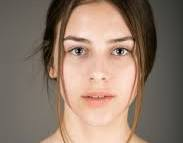
#> input picture reference_faces/aina.jpg, 183 x 143 px; its folder holds only this picture in this run
$ python face_recognition_api.py ../reference_faces/aina.jpg ../reference_faces   (older library calls are emulated)
#> lines starting #> are read from the running program, lines starting #| are printed output that depends on the picture; after the words box and inside, x2 and y2 are one past the last pixel; in counts of white or black regions, pixels touching at a corner belong together
### python_scripts/face_recognition_accurate.py
import cv2
import numpy as np
import os
import time
from concurrent.futures import ThreadPoolExecutor
from face_utils import preprocess_face, generate_rotations, compute_lbp_hist_from_gray, compute_simple_hog
class LBPFaceRecognizerAccurate:
    def __init__(self, reference_folder):
        self.reference_folder = reference_folder
        self.reference_features = {}

    @staticmethod
    def calculate_lbp_vectorized(gray):
        """Calculate LBP features using NumPy vectorization."""
        height, width = gray.shape
        lbp = np.zeros((height-2, width-2), dtype=np.uint8)

        # Get all 3x3 windows at once
        windows = np.lib.stride_tricks.sliding_window_view(gray, (3, 3))
        centers = windows[:, :, 1, 1]

        # Calculate LBP using broadcasting
        powers = np.array([1, 2, 4, 8, 16, 32, 64, 128], dtype=np.uint8)
        neighbors = [
            windows[:, :, 0, 0], windows[:, :, 0, 1], windows[:, :, 0, 2],
            windows[:, :, 1, 2], windows[:, :, 2, 2], windows[:, :, 2, 1],
            windows[:, :, 2, 0], windows[:, :, 1, 0]
        ]

        for power, neighbor in zip(powers, neighbors):
            lbp += power * (neighbor >= centers)

        # Calculate normalized histogram
        hist = cv2.calcHist([lbp], [0], None, [256], [0, 256])
        hist = hist.astype(np.float32)
        hist = hist / hist.sum()

        return hist

    def load_reference_images(self):
        if not os.path.exists(self.reference_folder):
            raise ValueError(f"Reference folder '{self.reference_folder}' does not exist")

        image_files = [f for f in os.listdir(self.reference_folder)
                       if f.lower().endswith(('.png', '.jpg', '.jpeg', '.jfif'))]

        def process_image(image_file):
            image_path = os.path.join(self.reference_folder, image_file)
            img = cv2.imread(image_path)
            if img is None:
                return None
            pre = preprocess_face(img)
            if pre is None:
                return None
            gray = cv2.cvtColor(pre, cv2.COLOR_BGR2GRAY)
            lbp = self.calculate_lbp_vectorized(gray)
            hog = compute_simple_hog(gray)
            return (image_file, {'lbp': lbp, 'hog': hog})

        with ThreadPoolExecutor() as executor:
            results = list(executor.map(process_image, image_files))

        self.reference_features = {name: feats for name, feats in filter(None, results)}

def compare_features_accurate(input_feats, ref_feats, weights=(0.7, 0.3)):
    """Compare LBP+HOG features and return a distance-like value."""
    chi = cv2.compareHist(input_feats['lbp'], ref_feats['lbp'], cv2.HISTCMP_CHISQR)
    hog_dist = float(np.linalg.norm(input_feats['hog'] - ref_feats['hog']))
    s_lbp = 1.0 / (1.0 + chi)
    s_hog = 1.0 / (1.0 + hog_dist)
    combined_sim = weights[0] * s_lbp + weights[1] * s_hog
    if combined_sim <= 0:
        return float('inf')
    return (1.0 / combined_sim) - 1.0

def process_single_image(args):
    image_path, reference_features, threshold = args

    img = cv2.imread(image_path)
    if img is None:
        return image_path, None, None, "Failed to load image"

    pre = preprocess_face(img)
    if pre is None:
        return image_path, None, None, "Failed to preprocess image"

    rotations = generate_rotations(pre, angles=(0, 15, -15))
    ref_items = list(reference_features.items())

    best_match = None
    best_distance = float('inf')

    for rot in rotations:
        gray = cv2.cvtColor(rot, cv2.COLOR_BGR2GRAY)
        input_lbp = LBPFaceRecognizerAccurate.calculate_lbp_vectorized(gray)
        input_hog = compute_simple_hog(gray)
        input_feats = {'lbp': input_lbp, 'hog': input_hog}

        if len(ref_items) >= 4:
            chunk_size = max(1, len(ref_items) // (os.cpu_count() or 1))
            chunks = [ref_items[i:i + chunk_size] for i in range(0, len(ref_items), chunk_size)]
            with ThreadPoolExecutor() as executor:
                def compare_chunk(ref_chunk):
                    return [(name, compare_features_accurate(input_feats, features)) for name, features in ref_chunk]
                chunk_results = list(executor.map(compare_chunk, chunks))
            all_results = [item for sublist in chunk_results for item in sublist]
        else:
            all_results = [(name, compare_features_accurate(input_feats, features)) for name, features in ref_items]

        for name, dist in all_results:
            if dist < best_distance:
                best_distance = dist
                best_match = name

    if best_distance < threshold:
        return image_path, best_match, best_distance, None
    return image_path, None, best_distance, None

# [22 lines left out: function process_images_parallel, not called in this run]

# [21 lines that do not run on import are left out]

### python_scripts/face_utils.py
import cv2
import numpy as np
import math


def preprocess_face(image, target_size=(128, 128)):
    """Detect face, align eyes when possible, equalize lighting, and resize."""
    if image is None:
        return None

    img = image.copy()
    gray = cv2.cvtColor(img, cv2.COLOR_BGR2GRAY)

    face_cascade = cv2.CascadeClassifier(cv2.data.haarcascades + 'haarcascade_frontalface_default.xml')
    eye_cascade = cv2.CascadeClassifier(cv2.data.haarcascades + 'haarcascade_eye.xml')

    faces = face_cascade.detectMultiScale(gray, scaleFactor=1.1, minNeighbors=4)
    x = y = w = h = None
    if len(faces) > 0:
        faces = sorted(faces, key=lambda r: r[2] * r[3], reverse=True)
        x, y, w, h = faces[0]

        face_roi_gray = gray[y:y + h, x:x + w]
        eyes = eye_cascade.detectMultiScale(face_roi_gray)
        if len(eyes) >= 2:
            eyes = sorted(eyes, key=lambda e: e[2] * e[3], reverse=True)[:2]
            eye_centers = []
            for (ex, ey, ew, eh) in eyes:
                cx = x + ex + ew // 2
                cy = y + ey + eh // 2
                eye_centers.append((cx, cy))
            (x1, y1), (x2, y2) = eye_centers[0], eye_centers[1]
            if x2 != x1:
                angle = math.degrees(math.atan2(y2 - y1, x2 - x1))
                center = (img.shape[1] // 2, img.shape[0] // 2)
                M = cv2.getRotationMatrix2D(center, angle, 1.0)
                img = cv2.warpAffine(img, M, (img.shape[1], img.shape[0]), flags=cv2.INTER_LINEAR)
                gray = cv2.cvtColor(img, cv2.COLOR_BGR2GRAY)
                faces = face_cascade.detectMultiScale(gray, scaleFactor=1.1, minNeighbors=4)
                if len(faces) > 0:
                    faces = sorted(faces, key=lambda r: r[2] * r[3], reverse=True)
                    x, y, w, h = faces[0]

    if x is None:
        h_img, w_img = img.shape[:2]
        side = min(w_img, h_img)
        cx, cy = w_img // 2, h_img // 2
        x = max(0, cx - side // 2)
        y = max(0, cy - side // 2)
        w = h = side

    pad_x = int(0.1 * w)
    pad_y = int(0.15 * h)
    x1 = max(0, x - pad_x)
    y1 = max(0, y - pad_y)
    x2 = min(img.shape[1], x + w + pad_x)
    y2 = min(img.shape[0], y + h + pad_y)

    face = img[y1:y2, x1:x2]
    try:
        ycrcb = cv2.cvtColor(face, cv2.COLOR_BGR2YCrCb)
        y_channel, cr, cb = cv2.split(ycrcb)
        y_eq = cv2.equalizeHist(y_channel)
        ycrcb_eq = cv2.merge([y_eq, cr, cb])
        face = cv2.cvtColor(ycrcb_eq, cv2.COLOR_YCrCb2BGR)
    except Exception:
        gray_face = cv2.cvtColor(face, cv2.COLOR_BGR2GRAY)
        eq = cv2.equalizeHist(gray_face)
        face = cv2.cvtColor(eq, cv2.COLOR_GRAY2BGR)

    face = cv2.resize(face, target_size, interpolation=cv2.INTER_AREA)
    return face


def rotate_image(image, angle):
    if image is None:
        return None
    h, w = image.shape[:2]
    center = (w // 2, h // 2)
    M = cv2.getRotationMatrix2D(center, angle, 1.0)
    return cv2.warpAffine(image, M, (w, h), flags=cv2.INTER_LINEAR)


def generate_rotations(image, angles=(0, 15, -15)):
    return [rotate_image(image, a) for a in angles]


def compute_lbp_hist_from_gray(gray):
    if gray is None:
        return None
    height, width = gray.shape
    if height < 3 or width < 3:
        return np.zeros((1, 256), dtype=np.float32)

    lbp = np.zeros((height - 2, width - 2), dtype=np.uint8)
    for i in range(1, height - 1):
        for j in range(1, width - 1):
            center = gray[i, j]
            code = 0
            code |= (gray[i-1, j-1] >= center) << 7
            code |= (gray[i-1, j] >= center) << 6
            code |= (gray[i-1, j+1] >= center) << 5
            code |= (gray[i, j+1] >= center) << 4
            code |= (gray[i+1, j+1] >= center) << 3
            code |= (gray[i+1, j] >= center) << 2
            code |= (gray[i+1, j-1] >= center) << 1
            code |= (gray[i, j-1] >= center) << 0
            lbp[i-1, j-1] = code

    hist, _ = np.histogram(lbp.ravel(), bins=256, range=(0, 256))
    hist = hist.astype(np.float32)
    s = hist.sum()
    if s > 0:
        hist /= s
    return hist.reshape(1, -1)


def compute_simple_hog(gray, bins=9):
    if gray is None:
        return np.zeros((bins,), dtype=np.float32)

    gx = cv2.Sobel(gray, cv2.CV_32F, 1, 0, ksize=3)
    gy = cv2.Sobel(gray, cv2.CV_32F, 0, 1, ksize=3)
    mag, ang = cv2.cartToPolar(gx, gy, angleInDegrees=True)
    ang = np.mod(ang, 180.0)

    bin_width = 180.0 / bins
    hist = np.zeros((bins,), dtype=np.float32)
    for b in range(bins):
        low = b * bin_width
        high = (b + 1) * bin_width
        mask = (ang >= low) & (ang < high)
        hist[b] = np.sum(mag[mask])

    norm = np.linalg.norm(hist)
    if norm > 0:
        hist /= norm
    return hist

### python_scripts/face_recognition_serial.py
import cv2
import numpy as np
import os
import time
from face_utils import preprocess_face, generate_rotations, compute_lbp_hist_from_gray, compute_simple_hog


class LBPFaceRecognizerSerial:
    def __init__(self, reference_folder):
        self.reference_folder = reference_folder
        self.reference_features = {}

    def load_reference_images(self):
        if not os.path.exists(self.reference_folder):
            raise ValueError(f"Reference folder '{self.reference_folder}' does not exist")

        image_files = [f for f in os.listdir(self.reference_folder)
                       if f.lower().endswith(('.png', '.jpg', '.jpeg', '.jfif'))]

        for image_file in image_files:
            image_path = os.path.join(self.reference_folder, image_file)
            image = cv2.imread(image_path)
            if image is None:
                continue
            pre = preprocess_face(image)
            if pre is None:
                continue
            gray = cv2.cvtColor(pre, cv2.COLOR_BGR2GRAY)
            lbp_hist = compute_lbp_hist_from_gray(gray)
            hog = compute_simple_hog(gray)
            self.reference_features[image_file] = {'lbp': lbp_hist, 'hog': hog}

    def compare_features(self, hist1, hist2):
        return cv2.compareHist(hist1, hist2, cv2.HISTCMP_CHISQR)

    def recognize_face(self, input_image, threshold=0.1, weights=(0.7, 0.3)):
        if not self.reference_features:
            print("Warning: No reference images loaded")
            return None, float('inf')

        pre = preprocess_face(input_image)
        if pre is None:
            return None, float('inf')

        rotations = generate_rotations(pre, angles=(0, 15, -15))
        best_match = None
        best_similarity = 0.0

        for rot in rotations:
            gray = cv2.cvtColor(rot, cv2.COLOR_BGR2GRAY)
            input_lbp = compute_lbp_hist_from_gray(gray)
            input_hog = compute_simple_hog(gray)

            for image_name, ref in self.reference_features.items():
                chi = cv2.compareHist(input_lbp, ref['lbp'], cv2.HISTCMP_CHISQR)
                hog_dist = float(np.linalg.norm(input_hog - ref['hog']))
                s_lbp = 1.0 / (1.0 + chi)
                s_hog = 1.0 / (1.0 + hog_dist)
                combined_sim = weights[0] * s_lbp + weights[1] * s_hog

                if combined_sim > best_similarity:
                    best_similarity = combined_sim
                    best_match = image_name

        if best_similarity <= 0:
            return None, float('inf')

        combined_distance = (1.0 / best_similarity) - 1.0
        if combined_distance < threshold:
            return best_match, combined_distance
        return None, combined_distance


# [25 lines left out: function process_images_serial, not called in this run]


# [16 lines that do not run on import are left out]

### python_scripts/face_recognition_api.py
#!/usr/bin/env python3
import cv2
import sys
import json
import os
import time

current_dir = os.path.dirname(os.path.abspath(__file__))
sys.path.insert(0, current_dir)

from face_recognition_accurate import LBPFaceRecognizerAccurate, process_single_image
from face_recognition_serial import LBPFaceRecognizerSerial

# [6 lines left out: function get_reference_face_image, not called in this run]

def recognize_face(image_path, reference_folder):
    try:
        recognizer_parallel = LBPFaceRecognizerAccurate(reference_folder)
        recognizer_parallel.load_reference_images()

        recognizer_serial = LBPFaceRecognizerSerial(reference_folder)
        recognizer_serial.load_reference_images()

        if not recognizer_parallel.reference_features:
            return {"match": False, "error": "No reference faces loaded", "score": 0.0, "serial_time": 0, "parallel_time": 0, "speedup": 0}

        img = cv2.imread(image_path)
        start_serial = time.time()
        serial_match, serial_dist = recognizer_serial.recognize_face(img, threshold=0.1)
        serial_time = time.time() - start_serial

        start_parallel = time.time()
        result_data = process_single_image((image_path, recognizer_parallel.reference_features, 0.1))
        parallel_time = time.time() - start_parallel

        speedup = serial_time / parallel_time if parallel_time > 0 else 0

        _, best_match, best_distance, error = result_data
        if error:
            return {"match": False, "error": error, "score": 0.0}

        similarity = 1.0 / (1.0 + best_distance) if best_distance != float('inf') else 0.0

        response = {"serial_time": serial_time, "parallel_time": parallel_time, "speedup": speedup, "score": float(similarity), "distance": float(best_distance)}

        if best_match and similarity > 0.5:
            clean_name = best_match.replace('.jfif', '').replace('.jpg', '').replace('.jpeg', '').replace('.png', '').title()
            response.update({"match": True, "name": clean_name, "img": f"/reference_faces/{best_match}"})
        else:
            response.update({"match": False, "name": None, "img": None})

        return response
    except Exception as e:
        return {"match": False, "error": str(e), "score": 0.0}

if __name__ == "__main__":
    if len(sys.argv) < 2:
        print(json.dumps({"match": False, "error": "Usage: face_recognition_api.py <image_path> [reference_folder]"}))
        sys.exit(1)

    raw_path = sys.argv[1]
    reference_folder = sys.argv[2] if len(sys.argv) > 2 else os.path.join(os.path.dirname(current_dir), "reference_faces")

    temp_file_path = None
    if raw_path == "--stdin":
        import tempfile
        data = sys.stdin.buffer.read()
        if not data:
            print(json.dumps({"match": False, "error": "No image data received on stdin"}))
            sys.exit(1)
        tf = tempfile.NamedTemporaryFile(delete=False, suffix=".jpg", dir=current_dir)
        try:
            tf.write(data)
            tf.flush()
            temp_file_path = tf.name
        finally:
            tf.close()
        raw_path = temp_file_path

    def resolve_path(p):
        p = p or ""
        p = os.path.expanduser(p)
        if p.startswith("/") or "temp_recognize" in p or "reference_faces" in p:
            project_root = os.path.abspath(os.path.join(current_dir, ".."))
            candidate = os.path.join(project_root, p.lstrip("/\\"))
            if os.path.exists(candidate):
                return candidate
            candidate2 = os.path.join(current_dir, p.lstrip("/\\"))
            if os.path.exists(candidate2):
                return candidate2
            return candidate
        if os.path.isabs(p):
            return p
        candidate = os.path.join(current_dir, p)
        if os.path.exists(candidate):
            return candidate
        return os.path.abspath(p)

    image_path = resolve_path(raw_path)
    if not os.path.exists(image_path):
        print(json.dumps({"match": False, "error": f"Image file not found: {image_path}"}))
        sys.exit(1)

    result = recognize_face(image_path, reference_folder)
#> in process_image, img is the input picture: shape (143, 183, 3); mean B, G, R 106.9, 121.9, 142.9
#> in preprocess_face, `gray = cv2.cvtColor(img, cv2.COLOR_BGR2GRAY)`:
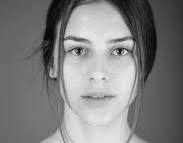
#> gray: shape (143, 183); min 2, max 238, mean 126.5
#> in preprocess_face, `faces = face_cascade.detectMultiScale(gray, scaleFactor=1.1, minNeighb..`: faces = [[43, 13, 109, 109]]
#> in preprocess_face, `x, y, w, h = faces[0]`: x = 43; y = 13; w = 109
#> in preprocess_face, `face_roi_gray = gray[y:y + h, x:x + w]`:
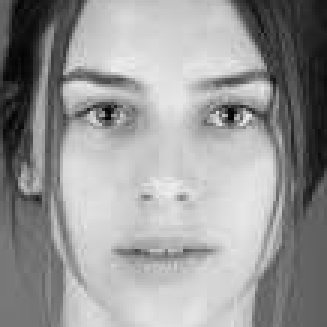
#> face_roi_gray: shape (109, 109) (shown 3 times larger); min 2, max 238, mean 152.2
#> in preprocess_face, `eyes = eye_cascade.detectMultiScale(face_roi_gray)`: eyes = [[21, 24, 28, 28], [62, 25, 27, 27]]
#> the loop in preprocess_face, `for (ex, ey, ew, eh) in eyes:` made 2 passes
#> (ex, ey, ew, eh, cx, cy) on passes 1 to 2: (21, 24, 28, 28, 78, 51), (62, 25, 27, 27, 118, 51)
#> after the loop in preprocess_face, `for (ex, ey, ew, eh) in eyes:`: eye_centers = [(78, 51), (118, 51)]
#> in preprocess_face, `(x1, y1), (x2, y2) = eye_centers[0], eye_centers[1]`: x1 = 78; y1 = 51; x2 = 118; y2 = 51
#> in preprocess_face, `angle = math.degrees(math.atan2(y2 - y1, x2 - x1))`: angle = 0
#> in preprocess_face, `M = cv2.getRotationMatrix2D(center, angle, 1.0)`: M = [[1, 0, 0], [0, 1, 0]]
#> in preprocess_face, `pad_x = int(0.1 * w)`: pad_x = 10
#> in preprocess_face, `pad_y = int(0.15 * h)`: pad_y = 16
#> in preprocess_face, `x1 = max(0, x - pad_x)`: x1 = 33
#> in preprocess_face, `y1 = max(0, y - pad_y)`: y1 = 0
#> in preprocess_face, `x2 = min(img.shape[1], x + w + pad_x)`: x2 = 162
#> in preprocess_face, `y2 = min(img.shape[0], y + h + pad_y)`: y2 = 138
#> in calculate_lbp_vectorized, `centers = windows[:, :, 1, 1]`:
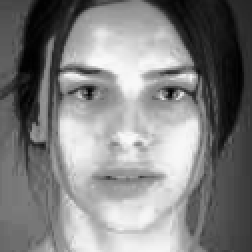
#> centers: shape (126, 126) (shown 2 times larger); min 0, max 250, mean 129.2
#> the loop in calculate_lbp_vectorized, `for power, neighbor in zip(powers, neighbors):` made 8 passes
#> power on passes 1 to 8: 1, 2, 4, 8, 16, 32, 64, 128
#> pass 1, in calculate_lbp_vectorized, `lbp += power * (neighbor >= centers)`:
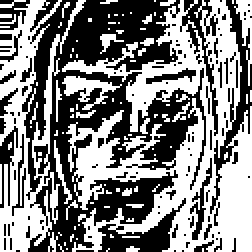
#> lbp: shape (126, 126) (shown 2 times larger); values 0 (black) and 1 (white), 51.2% white; 118 black regions (103 under 20 px), largest, box (x1, y1, x2, y2) and area: (11, 0, 103, 126) 5309, (105, 0, 126, 107) 502, (49, 99, 93, 126) 414
#> after the loop in calculate_lbp_vectorized, `for power, neighbor in zip(powers, neighbors):`:
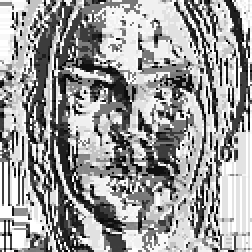
#> lbp: shape (126, 126) (shown 2 times larger); min 0, max 255, mean 155.3
#> in calculate_lbp_vectorized, `hist = cv2.calcHist([lbp], [0], None, [256], [0, 256])`: hist = 256 values, max 1399 at index 255, min 0 at index 5, mean 62.02
#> in calculate_lbp_vectorized, `hist = hist / hist.sum()`: hist = 256 values, max 0.0881 at index 255, min 0 at index 5, mean 0.00391
#> in process_image, `lbp = self.calculate_lbp_vectorized(gray)`: lbp has the same summary as hist in calculate_lbp_vectorized
#> after the loop in compute_simple_hog, `for b in range(bins):`: hist = [276699.5, 123435, 77973.4, 99752.5, 132129.3, 92116.1, 84050.7, 113798.5, 187515.8]
#> in compute_simple_hog, `norm = np.linalg.norm(hist)`: norm = 434683.3
#> in compute_simple_hog, `hist /= norm`: hist = [0.637, 0.284, 0.179, 0.229, 0.304, 0.212, 0.193, 0.262, 0.431]
#> in process_image, `hog = compute_simple_hog(gray)`: hog has the same summary as hist in compute_simple_hog
#> in load_reference_images, `results = list(executor.map(process_image, image_files))`: results = 1 item
#> the loop in preprocess_face (call 2), `for (ex, ey, ew, eh) in eyes:` made 2 passes
#> after the loop in compute_lbp_hist_from_gray, `for i in range(1, height - 1):`:
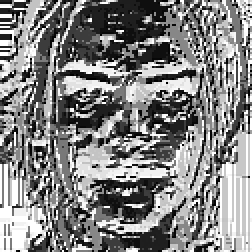
#> lbp: shape (126, 126) (shown 2 times larger); min 0, max 255, mean 130.7
#> in compute_lbp_hist_from_gray, `hist, _ = np.histogram(lbp.ravel(), bins=256, range=(0, 256))`: hist = 256 values, max 1399 at index 255, min 0 at index 37, mean 62.02
#> in compute_lbp_hist_from_gray, `s = hist.sum()`: s = 15876
#> in compute_lbp_hist_from_gray, `hist /= s`: hist = 256 values, max 0.0881 at index 255, min 0 at index 37, mean 0.00391
#> in load_reference_images, `hog = compute_simple_hog(gray)`: hog = [0.637, 0.284, 0.179, 0.229, 0.304, 0.212, 0.193, 0.262, 0.431]
#> call 3 of rotate_image, with angle = -15
#> in rotate_image (call 3), `M = cv2.getRotationMatrix2D(center, angle, 1.0)`: M = [[0.966, -0.259, 18.75], [0.259, 0.966, -14.38]]
#> in rotate_image (call 3), `return cv2.warpAffine(image, M, (w, h), flags=cv2.INTER_LINEAR)`:
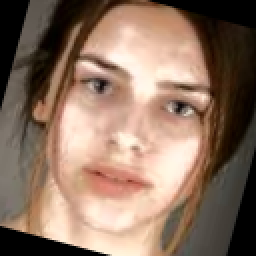
#> returned value: shape (128, 128, 3) (shown 2 times larger); mean of channels 0, 1, 2 97.4, 114.6, 140.7; drawn as B, G, R
#> in recognize_face, `rotations = generate_rotations(pre, angles=(0, 15, -15))`: rotations = 3 items
#> the loop in recognize_face, `for rot in rotations:` made 3 passes
#> norm in compute_simple_hog on passes 1 to 3: 434683.3, 465886.8, 457436.5
#> (the rest of the program and of its run is left out)
